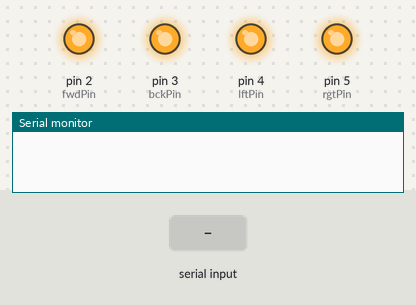
Bench run of a sketch on a simulated Arduino Uno, built with avr-gcc and run on an emulated ATmega328P. Parts: output pins drawn as LEDs (lit = HIGH), the last lines printed to the serial monitor. The inputs (shaded band) are chosen by the test bench.

Above: at 1.2 s.
1.3 s: "90,45\n" received over Serial
At 2.4 s:
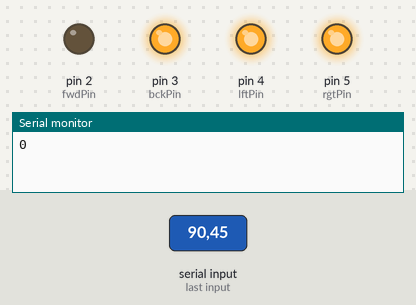
Timing chart, 0 to 4.3 s (numbered marks = the images above; inputs shaded):
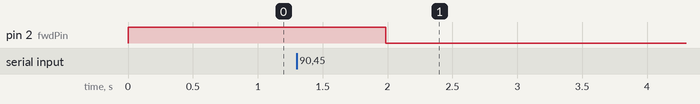

The sketch:

reddit_score_checker.ino
```cpp
int lastScore = -1000;
String readString;

// START Car stuff - JBG
/*
Control a simple RX2-TX2 based remote control car by soldering wires to the remote control buttons.
*/

/* Connect the wires from the RC remote to the following pins */

const int fwdPin  = 2; // Forward button
const int bckPin  = 3; // Back button
const int lftPin  = 4; // Left button
const int rgtPin  = 5; // Right button

/* Each direction gets a number */
const int NEUTRAL = 0;
const int FORWARD = 1;
const int REVERSE = 2;
const int LEFT    = 3;
const int RIGHT   = 4;

/**
* Next functions below control the car. All take a time in ms as a parameter
**/
void forward( int duration ){
  gas( FORWARD );
  steer( NEUTRAL );
  delay( duration );
  stop();
}


void forward_left( int duration ){
  gas( FORWARD );
  steer( LEFT );
  delay( duration );
  stop();
}


void forward_right( int duration ){
  gas( FORWARD );
  steer( RIGHT );
  delay( duration );
  stop();
}


void back( int duration ){
  gas( REVERSE );
  steer( NEUTRAL );
  delay( duration );
  stop();
}


void back_left( int duration ){
  gas( REVERSE );
  steer( LEFT );
  delay( duration );
  stop();
}


void back_right( int duration ){
  gas( REVERSE );
  steer( RIGHT );
  delay( duration );
  stop();
}

/**
* Push the forward or back button
* @param state (int) Direction, use direction constant
**/
void gas( int state ){
  if( state == FORWARD ){
    switchPins( fwdPin, bckPin, fwdPin );
  } else if( state == REVERSE ){
    switchPins( fwdPin, bckPin, bckPin );
  } else {
    switchPins( fwdPin, bckPin, 0 );
  }
  delay( 5 );
}

/**
* Push the left or right button
* @param state (int) Direction to steer, use direction constant
**/
void steer( int state ){
  if( state == LEFT ){
    switchPins( lftPin, rgtPin, lftPin );
  } else if( state == RIGHT ){
    switchPins( lftPin, rgtPin, rgtPin );
  } else {
    switchPins( lftPin, rgtPin, 0 );
  }
  delay( 5 );
}

/**
* Unpress all buttons
**/
void stop(){
  gas( NEUTRAL );
  steer( NEUTRAL );
}

/**
* We always exclusively use either forward OR back or left OR right,
* so this function toggles one to LOW (pushes the button) while the other
* or both (when 'which' does not match any pin) get set to an
* INPUT (button not pressed / high impedance).
* @param pin1 (int) First pin (use pin constant)
* @param pin2 (int) Second pin (use pin constant)
* @param which (int) If this matches pin1 or pin2 that pin (IE button) will be toggled low.
        if there is no match both pins will be inputs and no button will be pressed
*/
void switchPins( int pin1, int pin2, int which ){
  if( which == pin1 ){
    pinMode( pin1, OUTPUT );
    digitalWrite( pin1, LOW );
    pinMode( pin2, INPUT );
  } else if ( which == pin2 ) {
    pinMode( pin1, INPUT );
    pinMode( pin2, OUTPUT );
    digitalWrite( pin1, LOW );
  } else {
    pinMode( pin1, INPUT );
    pinMode( pin2, INPUT );
  }
}

// END Car Stuff - JBG

int getScore() {
  // Wait for data to arrive - JBG
  while (!Serial.available()) {}
  // Serial read - JBG
  while (Serial.available()) {
    // Delay to allow buffer to fill - JBG
    delay(30);
    if (Serial.available() > 0) {
      //Gets one byte from serial buffer - JBG
      char c = Serial.read();
      // Makes the string in readString - JBG
      readString += c;
    }
  }

  int delta = 0;
  if (readString.length() > 0) {
    int score = readString.toInt();

    // If it's not the first score, calculate the delta since the last score - JBG
    if(lastScore != -1000) {
      delta = score - lastScore;
    }
    lastScore = score;

    // Send the delta of the scores back to the computer - JBG
    Serial.println(delta);
    Serial.print("\n");
    Serial.flush();
  }
  delay(500);
  readString = "";
  return lastScore;
}

/* Just leave this as it is */
void setup() {
  Serial.begin(9600);

  pinMode( fwdPin, OUTPUT );
  pinMode( bckPin, OUTPUT );
  pinMode( lftPin, OUTPUT );
  pinMode( rgtPin, OUTPUT );

  digitalWrite( fwdPin, HIGH );
  digitalWrite( bckPin, HIGH );
  digitalWrite( lftPin, HIGH );
  digitalWrite( rgtPin, HIGH );
}

void loop() {
    /* EDIT THIS! */
    int score = getScore() * 100;

    if(score > 0) {
      forward(score);
    } else {
      back(score);
    }

    delay( 1000 );

    /* BUT STOP HERE :) */
}
```

Measured:
- after the input at 1.3 s, pin 2 (fwdPin): HIGH → LOW after 0.69 s
